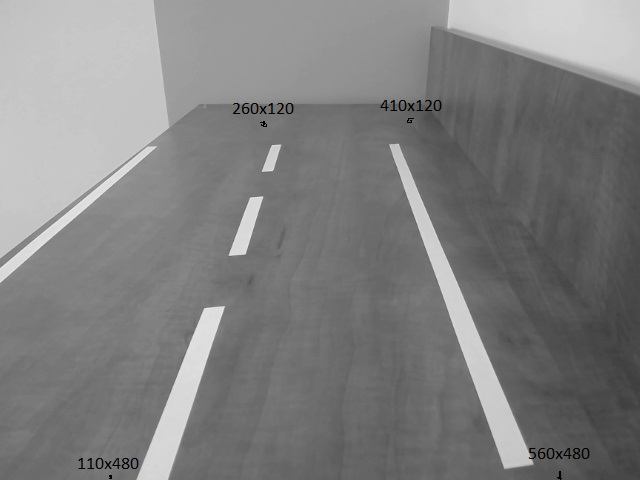
#> input picture road.jpg, 640 x 480 px
$ python Geometry_Rotate.py
#> lines starting #> are read from the running program, lines starting #| are printed output that depends on the picture
# 관련 라이브러리 선언
import numpy as np
import cv2
from matplotlib import pyplot as plt

# 영상 읽기
img1 = cv2.imread("./road.jpg", cv2.IMREAD_GRAYSCALE)
#> img1: shape (480, 640); min 0, max 241, mean 128.1

# 영상 회전
h, w, = img1.shape
#> h = 480; w = 640
c_h = h //2; c_w = w //2
#> after `c_h = h // 2`: c_h = 240
#> after `c_w = w // 2`: c_w = 320
rot_mat1 = cv2.getRotationMatrix2D((c_w, c_h), 45, 1)
rot_mat2 = cv2.getRotationMatrix2D((c_w, c_h), -45, 1)
res1 = cv2.warpAffine(img1, rot_mat1, (w,h))
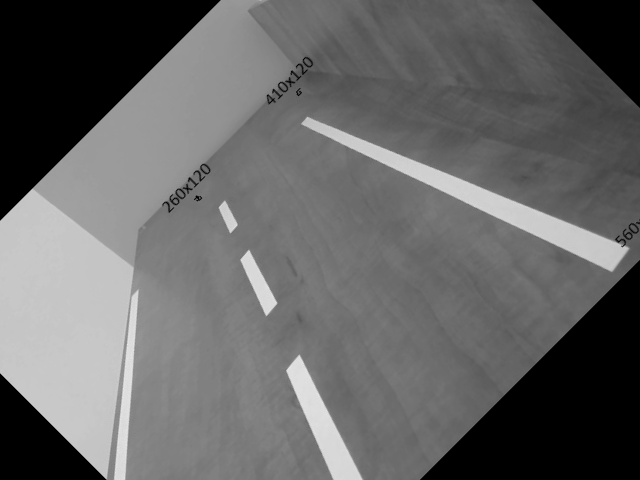
#> res1: shape (480, 640); min 0, max 233, mean 101.7
res2 = cv2.warpAffine(img1, rot_mat2, (w,h))
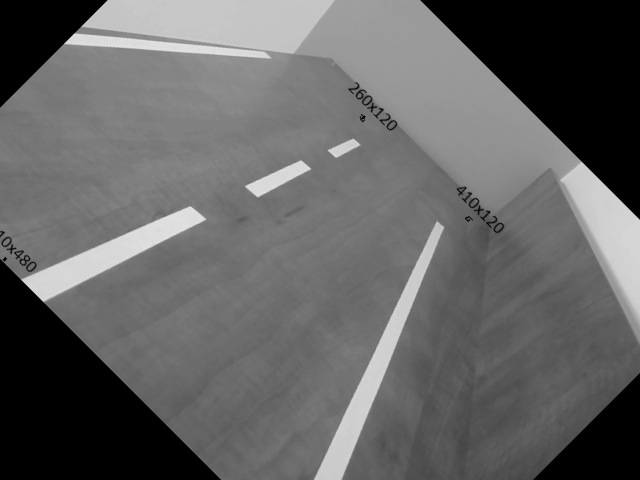
#> res2: shape (480, 640); min 0, max 233, mean 99.7
res3 = cv2.rotate(img1, cv2.ROTATE_90_CLOCKWISE)
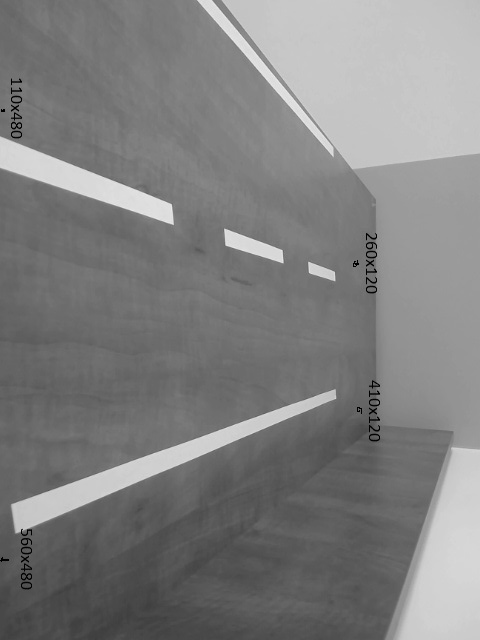
#> res3: shape (640, 480); min 0, max 241, mean 128.1
res4 = cv2.flip(img1, 1)
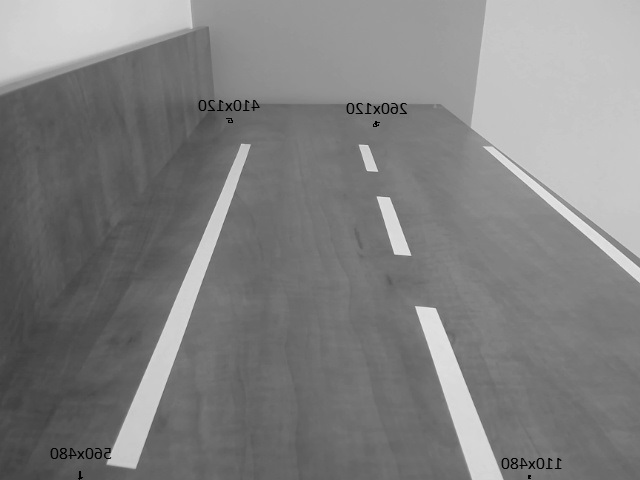
#> res4: shape (480, 640); min 0, max 241, mean 128.1
res5 = cv2.flip(img1, -1)
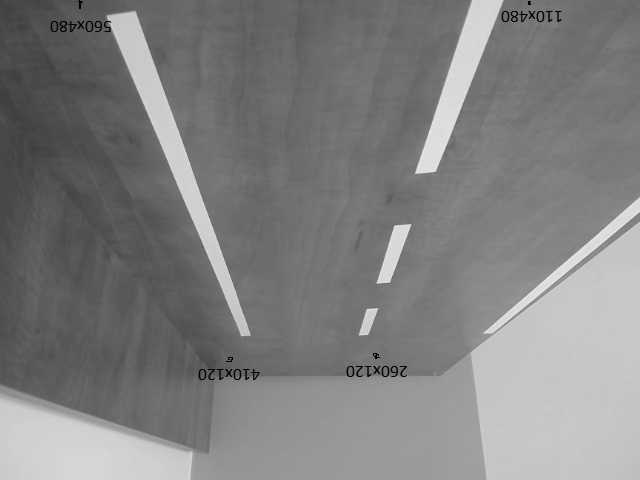
#> res5: shape (480, 640); min 0, max 241, mean 128.1

# 결과 영상 출력
ress = []
ress.append(img1), ress.append(res1), ress.append(res2),
ress.append(res3), ress.append(res4), ress.append(res5),
titles = ['input','res1','res2','res3','res4','res5']

for i in range(6):
    plt.subplot(2,3,i+1)
    plt.imshow(ress[i], cmap='gray')
    plt.title(titles[i])
    plt.xticks([]), plt.yticks([])
plt.show()

$ run again, with puppy.jpg copied over road.jpg
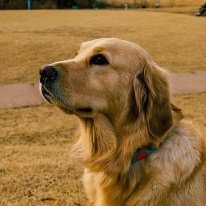
#> input picture puppy.jpg, 206 x 206 px
#> `res4 = cv2.flip(img1, 1)`:
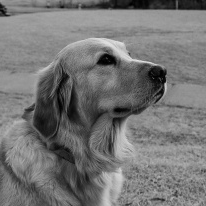
#> res4: shape (206, 206); min 0, max 228, mean 116.8
#> `res5 = cv2.flip(img1, -1)`:
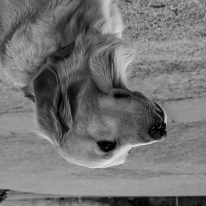
#> res5: shape (206, 206); min 0, max 228, mean 116.8
